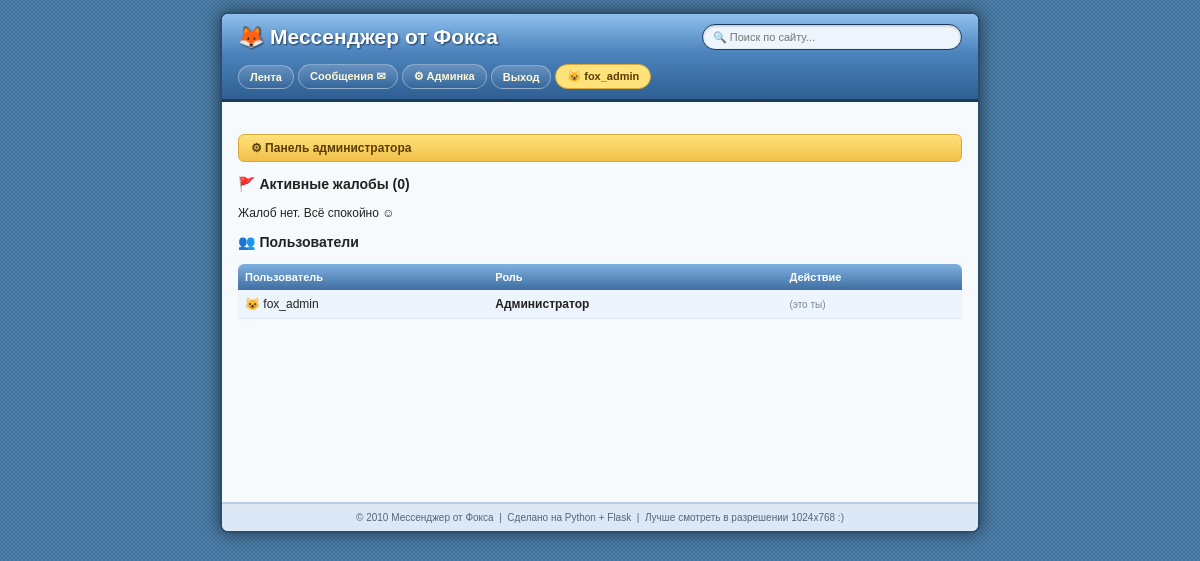
The page /admin (signed in) on the database its author committed.
### app.py (models this page shows, shortened)
class User(db.Model, UserMixin):
    id = db.Column(db.Integer, primary_key=True)
    username = db.Column(db.String(64), unique=True, nullable=False)
    password_hash = db.Column(db.String(256), nullable=False)
    is_admin = db.Column(db.Boolean, default=False)
    created_at = db.Column(db.DateTime, default=datetime.utcnow)
    avatar_emoji = db.Column(db.String(8), default='😺')

### app.py (the view)
@app.route('/admin')
@login_required
def admin_panel():
    if not current_user.is_admin:
        abort(403)
    reports = Report.query.filter_by(resolved=False).order_by(Report.timestamp.desc()).all()
    users = User.query.all()
    return render_template('admin.html', reports=reports, users=users)

### app.py (called while the page is built)
@login_manager.user_loader
def load_user(user_id):
    return User.query.get(int(user_id))

@app.context_processor
def inject_globals():
    return dict(EMOJIS=EMOJIS)

### templates/admin.html (shortened to what this page needs)
{% extends "base.html" %}
{% block content %}
<div class="section-title">⚙ Панель администратора</div>
<h3>🚩 Активные жалобы ({{ reports|length }})</h3>
{% if not reports %}
  <p>Жалоб нет. Всё спокойно ☺</p>
{% endif %}
<h3>👥 Пользователи</h3>
<table class="list">
  <tr><th>Пользователь</th><th>Роль</th><th>Действие</th></tr>
  {% for u in users %}
  <tr>
    <td>{{ u.avatar_emoji }} {{ u.username }}</td>
    <td>{% if u.is_admin %}<b>Администратор</b>{% else %}Пользователь{% endif %}</td>
    <td>
      {% if u.id != current_user.id %}
      <form method="POST" action="{{ url_for('toggle_admin', user_id=u.id) }}">
        <button type="submit" class="btn btn-small">
          {% if u.is_admin %}Забрать права{% else %}Сделать админом{% endif %}
        </button>
      </form>
      {% else %}
      <span class="small-note">(это ты)</span>
      {% endif %}
    </td>
  </tr>
  {% endfor %}
</table>
{% endblock %}

### templates/base.html (shortened to what this page needs)
<!DOCTYPE html>
<html lang="ru">
<head>
<link rel="stylesheet" href="{{ url_for('static', filename='style.css') }}">
</head>
<body>
<div id="wrapper">
  <div id="header">
    <div class="topbar-inner">
      <div class="logo">🦊 Мессенджер от Фокса</div>
      <div class="searchbox">
        <input type="text" placeholder="🔍 Поиск по сайту...">
      </div>
      <div class="nav-links">
        {% if current_user.is_authenticated %}
          <a href="{{ url_for('feed') }}">Лента</a>
          <a href="{{ url_for('messages_list') }}">Сообщения ✉</a>
          {% if current_user.is_admin %}<a href="{{ url_for('admin_panel') }}">⚙ Админка</a>{% endif %}
          <a href="{{ url_for('logout') }}">Выход</a>
          <span class="userchip">{{ current_user.avatar_emoji }} {{ current_user.username }}</span>
        {% else %}
          <a href="{{ url_for('login') }}">Вход</a>
          <a href="{{ url_for('register') }}">Регистрация</a>
        {% endif %}
      </div>
    </div>
  </div>
  <div id="content">
    {% block content %}{% endblock %}
  </div>
  <div id="footer">
    © 2010 Мессенджер от Фокса &nbsp;|&nbsp; Сделано на Python + Flask &nbsp;|&nbsp; Лучше смотреть в разрешении 1024x768 :)
  </div>
</div>
</body>
</html>

### static/style.css (style rules this page uses)
* { box-sizing: border-box; }
body { margin: 0; padding: 0; font-family: Verdana, Tahoma, Geneva, sans-serif; font-size: 12px; color: #222; }
a { color: #2f5f92; }
#wrapper { max-width: 760px; margin: 12px auto; background: #f0f4f9; border: 2px solid #2b4e6f; border-radius: 8px; box-shadow: 0 0 18px rgba(0,0,0,0.55); overflow: hidden; }
#header { background: linear-gradient(to bottom, #8fc0ee 0%, #4d84bd 45%, #2f5f92 100%); border-bottom: 3px solid #1b3a5c; padding: 10px 16px; }
.topbar-inner { display: flex; align-items: center; justify-content: space-between; gap: 14px; flex-wrap: wrap; }
#header .logo { font-size: 21px; font-weight: bold; color: #fff; text-shadow: 1px 1px 2px #1b3a5c; font-family: "Comic Sans MS", Verdana, sans-serif; white-space: nowrap; }
.searchbox { flex: 1 1 160px; max-width: 260px; }
.searchbox input { width: 100%; padding: 6px 10px; border: 1px solid #1b3a5c; border-radius: 14px; background: #eef5fc; font-family: inherit; font-size: 11px; box-shadow: inset 0 1px 3px rgba(0,0,0,0.25); }
.nav-links { display: flex; align-items: center; gap: 4px; flex-wrap: wrap; }
.nav-links a { color: #fff8d6; font-weight: bold; text-decoration: none; background: linear-gradient(to bottom, rgba(255,255,255,0.18), rgba(255,255,255,0)); border: 1px solid rgba(255,255,255,0.35); padding: 5px 11px; border-radius: 14px; font-size: 11px; }
.nav-links .userchip { background: #ffe27a; color: #5a3d00; border: 1px solid #d8a838; padding: 5px 11px; border-radius: 14px; font-size: 11px; font-weight: bold; display: inline-flex; align-items: center; gap: 4px; }
#content { padding: 16px; min-height: 400px; background: #f7fafd; }
#footer { background: #dce8f5; padding: 8px; font-size: 10px; color: #567; border-top: 2px solid #b9cde3; text-align: center; }
table.list { width: 100%; border-collapse: collapse; }
table.list th { background: linear-gradient(to bottom, #7fb1e0, #3f6ea0); color: #fff; padding: 7px; text-align: left; font-size: 11px; }
table.list th:first-child { border-radius: 6px 0 0 0; }
table.list th:last-child { border-radius: 0 6px 0 0; }
table.list td { padding: 7px; border-bottom: 1px solid #dbe6f2; font-size: 12px; }
table.list tr:nth-child(even) { background: #eef4fb; }
.section-title { background: linear-gradient(to bottom, #ffe27a, #f0c04a); border: 1px solid #d8a838; padding: 6px 12px; font-weight: bold; color: #5a3d00; border-radius: 6px; margin: 16px 0 10px 0; }
.small-note { color: #789; font-size: 10px; }

### rows shown on the page
User: avatar_emoji "😺", username "fox_admin", is_admin "Администратор", shows "(это ты)"

### other values the page prints
{{ reports|length }} "0"
